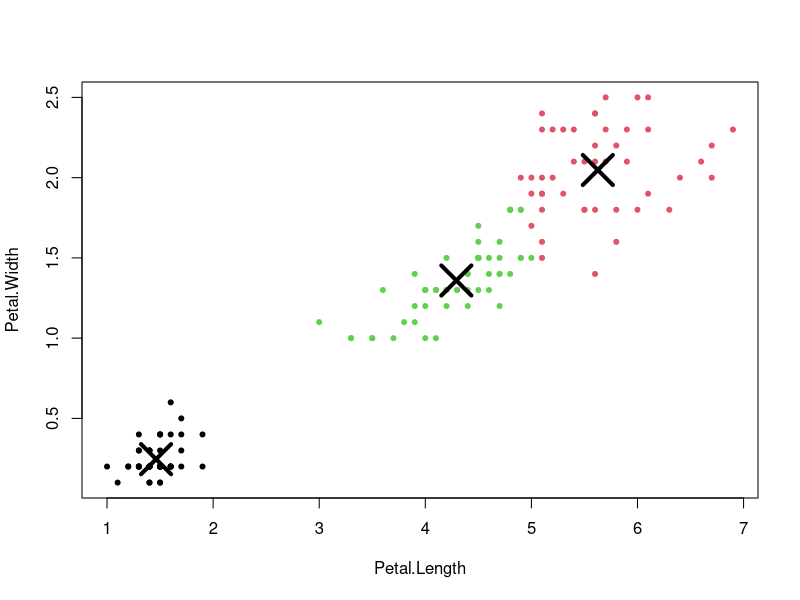

Source code (R):
cluster <- kmeans(iris[,c(3,4)],3)
plot(iris[,c(3,4)], col = cluster$cluster, pch = 20, cex = 1)
points(cluster$centers, pch = 4, cex = 4, lwd = 4)

paste(sum(cluster$cluster==1), sum(cluster$cluster==2), sum(cluster$cluster==3))
